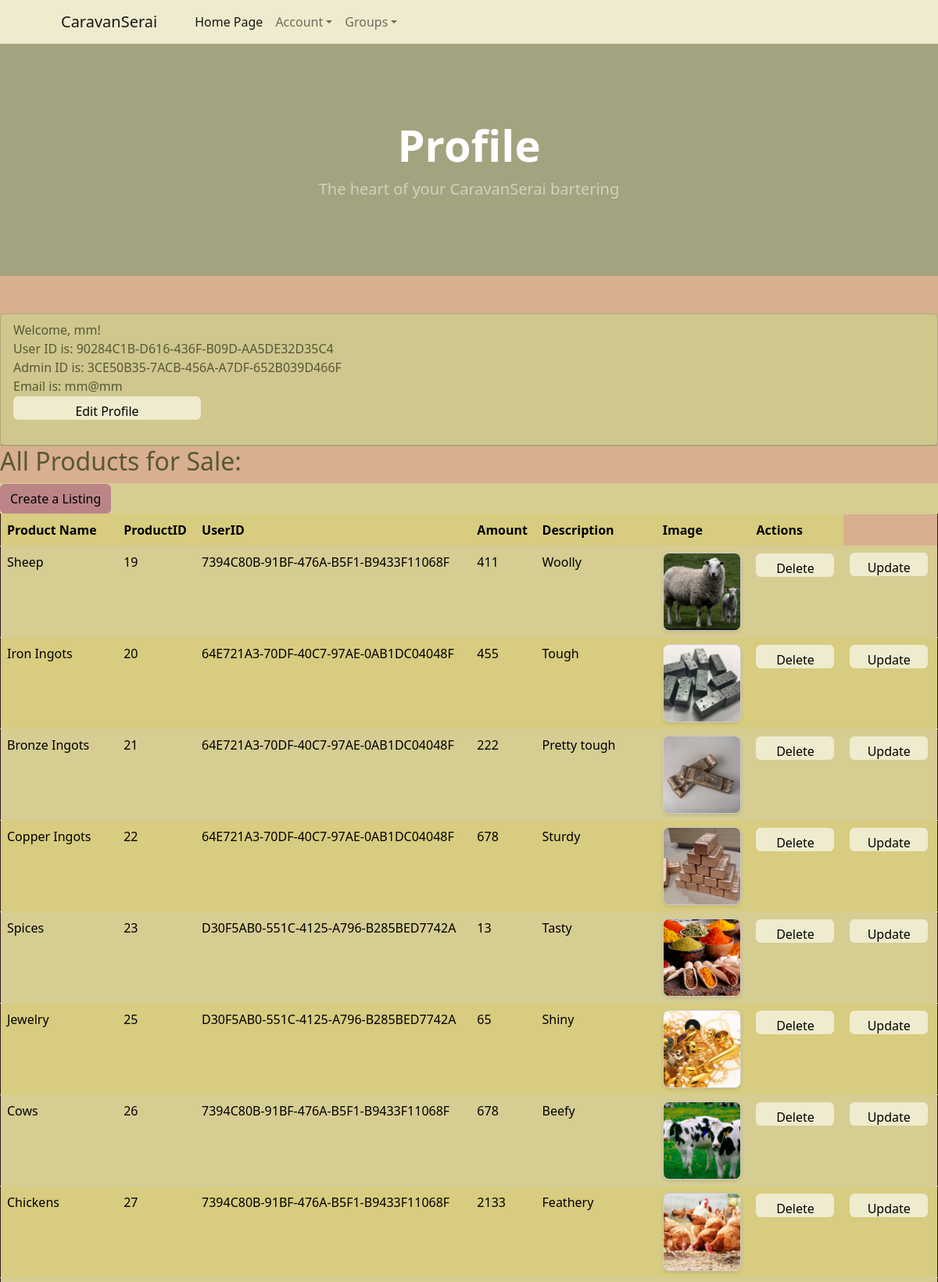
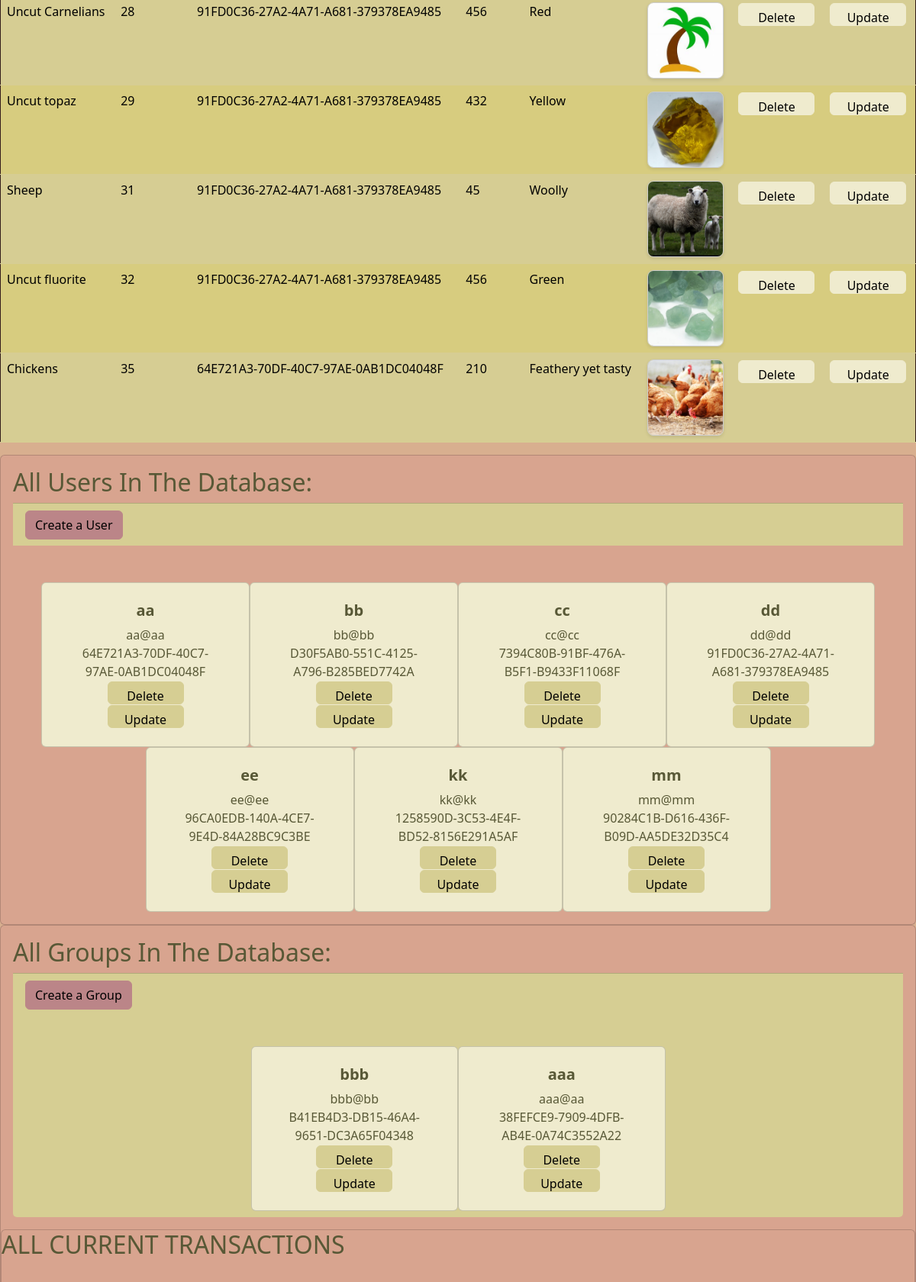
/profile.php (signed in, upper part), run on the app's committed database (2 pictures, top to bottom).
### tables this page shows
CREATE TABLE `products` (
  `ProductName` text NOT NULL,
  `ProductID` int(11) NOT NULL,
  `UserID` varchar(255) NOT NULL,
  `Amount` int(11) NOT NULL,
  `Description` text NOT NULL,
  `ImagePath` varchar(255) NOT NULL
);

CREATE TABLE `users` (
  `Username` text NOT NULL,
  `Email` text NOT NULL,
  `Password` text NOT NULL,
  `UserID` varchar(255) NOT NULL,
  `AdminID` varchar(255) NOT NULL
);

CREATE TABLE `groups` (
  `GroupID` varchar(255) NOT NULL,
  `GroupName` text NOT NULL,
  `Documents` text NOT NULL,
  `Password` text NOT NULL,
  `Email` text NOT NULL
);

### profile.php (the view, shortened to what this page needs)
<!DOCTYPE html>
<html lang="en">
    <head>
        <link href="https://cdn.jsdelivr.net/npm/bootstrap-icons@1.5.0/font/bootstrap-icons.css" rel="stylesheet" />
        <link href="styles.css" rel="stylesheet" />
    </head>
    <body>
        <nav class="navbar navbar-expand-lg navbar-light bg-light">
            <div class="container px-4 px-lg-5">
                <a class="navbar-brand" href="index.php">CaravanSerai</a>
                <div class="collapse navbar-collapse" id="navbarSupportedContent">
                    <ul class="navbar-nav me-auto mb-2 mb-lg-0 ms-lg-4">
                        <li class="nav-item"><a class="nav-link active" href="index.php">Home Page</a></li>
                        <li class="nav-item dropdown">
                            <a class="nav-link dropdown-toggle" id="navbarDropdown" href="#" role="button" data-bs-toggle="dropdown" aria-expanded="false">Account</a>
                        </li>
                        <li class="nav-item dropdown">
                            <a class="nav-link dropdown-toggle" id="navbarDropdown" href="#" role="button" data-bs-toggle="dropdown" aria-expanded="false">Groups</a>
                        </li>
                    </ul>
                </div>
            </div>
        </nav>
        <header class="bg-dark py-5">
            <div class="container px-4 px-lg-5 my-5">
                <div class="text-center text-white">
                    <h1 class="display-4 fw-bolder">Profile</h1>
                    <p class="lead fw-normal text-white-50 mb-0">The heart of your CaravanSerai bartering</p>
                </div>
            </div>
        </header>
        <?php if(isset($_SESSION["AdminID"]))
            {
        ?>
        <section class="py-5">
            <div class = "card bg-success">
                <div class = "card-header">
                    Welcome, <?php echo $_SESSION["Username"] ?>!<br>
                    User ID is: <?php echo $_SESSION["UserID"] ?><br>
                    Admin ID is: <?php echo $_SESSION["AdminID"] ?><br>
                    Email is: <?php echo $_SESSION["Email"] ?><br>
                    <form action="profile_edit.html" method="post">
                            <button style="height:30px; width:240px" class="btn btn-light" input type="submit" name="UserID" value="<?= htmlspecialchars($row['UserID']) ?>">Edit Profile</button></form><br>
                </div>
            </div>
            <div class = "card-body">
                    <h2>All Products for Sale: </h2>
                <div class = "card-footer bg-success">
                    <button type = "button" class = "btn btn-secondary" data-bs-toggle="modal" data-bs-target="#myModal1">
                        Create a Listing
                    </button>
                </div>
            </div>
            <?php
                $conn = mysqli_connect("localhost","root","","caravanserai");
                $result = mysqli_query($conn,"SELECT * FROM products");
                $data = $result->fetch_all(MYSQLI_ASSOC);
            ?>
                <table border="1" class="table table-success table-striped table-hover">
                    <tr>
                        <th>Product Name</th>
                        <th>ProductID</th>
                        <th>UserID</th>
                        <th>Amount</th>
                        <th>Description</th>
                        <th>Image</th>
                        <th>Actions</th>
                    </tr>
                    <?php foreach($data as $row): ?>
                    <tr>
                        <td><?= htmlspecialchars($row['ProductName']) ?></td>
                        <td><?= htmlspecialchars($row['ProductID']) ?></td>
                        <td><?= htmlspecialchars($row['UserID']) ?></td>
                        <td><?= htmlspecialchars($row['Amount']) ?></td>
                        <td><?= htmlspecialchars($row['Description']) ?></td>
                        <td><img class="img-productthumb" src="./Images/<?php echo $row['ImagePath']; ?>"></td>
                        <td><form action="product_remove.php" method="post">
                            <button style="height:30px; width:100px" class="btn btn-light" input type="submit" name="ProductID" value="<?= htmlspecialchars($row['ProductID']) ?>">Delete</button></form>
                            </td>
                        <td><form action="product_edit_entry.php" method="post">
                            <button style="height:30px; width:100px" class="btn btn-light" input type="submit" name="ProductID" value="<?= htmlspecialchars($row['ProductID']) ?>">Update</button></form>
                            </td>
                    </tr>
                    <?php endforeach ?>
                </table>
            <div class = "card bg-primary">
                <div class = "card-body">
                    <h2>All Users In The Database: </h2>
                <div class = "card-footer bg-success">
                    <button type = "button" class = "btn btn-secondary" data-bs-toggle="modal" data-bs-target="#myModal2">
                        Create a User
                    </button>
                </div>
                    <?php
                    $conn = mysqli_connect("localhost","root","","caravanserai");
                    ?>
                    <div class="container px-4 px-lg-5 mt-5">
                        <div class="row gx-4 gx-lg-5 row-cols-2 row-cols-md-3 row-cols-xl-4 justify-content-center">
                            <?php
                            $sql = "SELECT * FROM users";
                            $result = $conn->query($sql);
                            while ($row = $result->fetch_assoc()) { ?>
                                <div class="card h-100 bg-light">
                                    <div class="card-body p-4">
                                        <div class="text-center">
                                            <h5 class="fw-bolder"><?php echo htmlspecialchars($row['Username']); ?></h5>
                                            <?php echo htmlspecialchars($row['Email']); ?><br>
                                            <?php echo htmlspecialchars($row['UserID']); ?>
                                            <form action="user_remove.php" method="post">
                                                <button style="height:30px; width:100px" class="btn btn-success" input type="submit" name="UserID" value="<?= htmlspecialchars($row['UserID']) ?>">Delete</button></form>
                                            <form action="profile_edit_entry.php" method="post">
                                                <button style="height:30px; width:100px" class="btn btn-success" input type="submit" name="UserID" value="<?= htmlspecialchars($row['UserID']) ?>">Update</button></form>
                                        </div>
                                    </div>
                                </div>
                            <?php }?>
                        </div>
                    </div>
                </div>
            </div>
             <div class = "card bg-primary">
                <div class = "card-body">
                    <h2>All Groups In The Database: </h2>
                <div class = "card-footer bg-success">
                    <button type = "button" class = "btn btn-secondary" data-bs-toggle="modal" data-bs-target="#myModal7">
                        Create a Group
                    </button>
                </div>
                    <?php
                    $conn = mysqli_connect("localhost","root","","caravanserai");
                    ?>
                    <div class="container px-4 px-lg-5 mt-5">
                        <div class="row gx-4 gx-lg-5 row-cols-2 row-cols-md-3 row-cols-xl-4 justify-content-center">
                            <?php
                            $sql = "SELECT * FROM groups";
                            $result = $conn->query($sql);
                            while ($row = $result->fetch_assoc()) { ?>
                                <div class="card h-100 bg-light">
                                    <div class="card-body p-4">
                                        <div class="text-center">
                                            <h5 class="fw-bolder"><?php echo htmlspecialchars($row['GroupName']); ?></h5>
                                            <?php echo htmlspecialchars($row['Email']); ?><br>
                                            <?php echo htmlspecialchars($row['GroupID']); ?>
                                            <form action="group_delete.php" method="post">
                                                <button style="height:30px; width:100px" class="btn btn-success" input type="submit" name="GroupID" value="<?= htmlspecialchars($row['GroupID']) ?>">Delete</button></form>
                                            <form action="group_edit.php" method="post">
                                                <button style="height:30px; width:100px" class="btn btn-success" input type="submit" name="GroupID" value="<?= htmlspecialchars($row['GroupID']) ?>">Update</button></form>
                                        </div>
                                    </div>
                                </div>
                            <?php }?>
                        </div>
                    </div>
                </div>
            </div>
            <div class="card bg-primary">
                <h2>ALL CURRENT TRANSACTIONS</h2><br>
            </div>
        </section>
        <?php
            }
        ?>
    </body>
</html>

### data on the page
products: ProductName "Sheep", ProductID "19", UserID "7394C80B-91BF-476A-B5F1-B9433F11068F", Amount "411", Description "Woolly", ImagePath (picture)
products: ProductName "Iron Ingots", ProductID "20", UserID "64E721A3-70DF-40C7-97AE-0AB1DC04048F", Amount "455", Description "Tough", ImagePath (picture)
products: ProductName "Bronze Ingots", ProductID "21", UserID "64E721A3-70DF-40C7-97AE-0AB1DC04048F", Amount "222", Description "Pretty tough", ImagePath (picture)
products: ProductName "Copper Ingots", ProductID "22", UserID "64E721A3-70DF-40C7-97AE-0AB1DC04048F", Amount "678", Description "Sturdy", ImagePath (picture)
products: ProductName "Spices", ProductID "23", UserID "D30F5AB0-551C-4125-A796-B285BED7742A", Amount "13", Description "Tasty", ImagePath (picture)
products: ProductName "Jewelry", ProductID "25", UserID "D30F5AB0-551C-4125-A796-B285BED7742A", Amount "65", Description "Shiny", ImagePath (picture)
products: ProductName "Cows", ProductID "26", UserID "7394C80B-91BF-476A-B5F1-B9433F11068F", Amount "678", Description "Beefy", ImagePath (picture)
products: ProductName "Chickens", ProductID "27", UserID "7394C80B-91BF-476A-B5F1-B9433F11068F", Amount "2133", Description "Feathery", ImagePath (picture)
products: ProductName "Uncut Carnelians", ProductID "28", UserID "91FD0C36-27A2-4A71-A681-379378EA9485", Amount "456", Description "Red", ImagePath (picture)
products: ProductName "Uncut topaz", ProductID "29", UserID "91FD0C36-27A2-4A71-A681-379378EA9485", Amount "432", Description "Yellow", ImagePath (picture)
products: ProductName "Sheep", ProductID "31", UserID "91FD0C36-27A2-4A71-A681-379378EA9485", Amount "45", Description "Woolly", ImagePath (picture)
products: ProductName "Uncut fluorite", ProductID "32", UserID "91FD0C36-27A2-4A71-A681-379378EA9485", Amount "456", Description "Green", ImagePath (picture)
products: ProductName "Chickens", ProductID "35", UserID "64E721A3-70DF-40C7-97AE-0AB1DC04048F", Amount "210", Description "Feathery yet tasty", ImagePath (picture)
users: Username "aa", Email "aa@aa", UserID "64E721A3-70DF-40C7-97AE-0AB1DC04048F"
users: Username "bb", Email "bb@bb", UserID "D30F5AB0-551C-4125-A796-B285BED7742A"
users: Username "cc", Email "cc@cc", UserID "7394C80B-91BF-476A-B5F1-B9433F11068F"
users: Username "dd", Email "dd@dd", UserID "91FD0C36-27A2-4A71-A681-379378EA9485"
users: Username "ee", Email "ee@ee", UserID "96CA0EDB-140A-4CE7-9E4D-84A28BC9C3BE"
users: Username "kk", Email "kk@kk", UserID "1258590D-3C53-4E4F-BD52-8156E291A5AF"
users: Username "mm", Email "mm@mm", UserID "90284C1B-D616-436F-B09D-AA5DE32D35C4"
groups: GroupName "bbb", Email "bbb@bb", GroupID "B41EB4D3-DB15-46A4-9651-DC3A65F04348"
groups: GroupName "aaa", Email "aaa@aa", GroupID "38FEFCE9-7909-4DFB-AB4E-0A74C3552A22"

### other printed values
$_SESSION["Username"] "mm"
$_SESSION["UserID"] "90284C1B-D616-436F-B09D-AA5DE32D35C4"
$_SESSION["AdminID"] "3CE50B35-7ACB-456A-A7DF-652B039D466F"
$_SESSION["Email"] "mm@mm"
